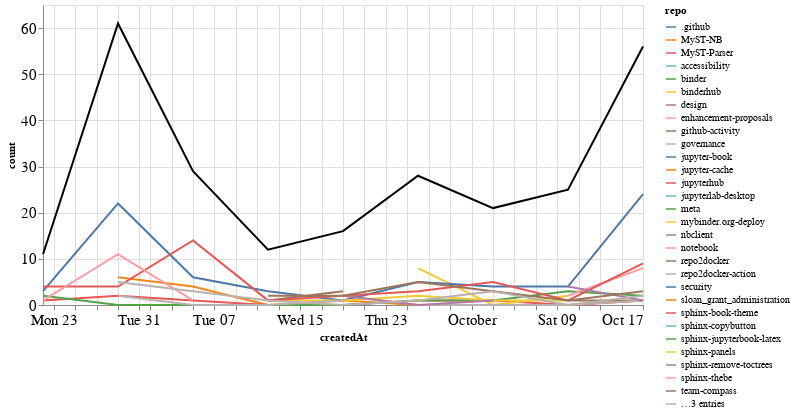

Notebook cell for this chart:
### Markdown cell above
### Comments

### Code cell
comments_time = comments.groupby('repo').resample('W', on='createdAt').count()['author'].reset_index()
comments_time = comments_time.rename(columns={'author': 'count'})
comments_time_total = comments_time.groupby('createdAt').agg({"count": "sum"}).reset_index()
ch1 = alt.Chart(comments_time, width=600).mark_line().encode(
    x='createdAt',
    y='count',
    color='repo',
    tooltip="repo"
)

ch2 = alt.Chart(comments_time_total, width=600).mark_line(color="black").encode(
    x='createdAt',
    y='count',
)

ch1 + ch2

### Figure 1 — Vega-Lite specification as saved in the notebook (floating-point values rounded to 4 significant figures)
{"config": {"axisLeft": {"labelFontSize": 15}, "axisBottom": {"labelFontSize": 15}}, "layer": [{"data": {"name": "data-c460d0684ac80115ee4526b6ebcefa9e"}, "mark": "line", "encoding": {"color": {"type": "nominal", "field": "repo"}, "tooltip": {"type": "nominal", "field": "repo"}, "x": {"type": "temporal", "field": "createdAt"}, "y": {"type": "quantitative", "field": "count"}}, "width": 600}, {"data": {"name": "data-245ae90ce539271278d4b07f6aca66b5"}, "mark": {"type": "line", "color": "black"}, "encoding": {"x": {"type": "temporal", "field": "createdAt"}, "y": {"type": "quantitative", "field": "count"}}, "width": 600}], "$schema": "https://vega.github.io/schema/vega-lite/v4.8.1.json", "datasets": {"data-c460d0684ac80115ee4526b6ebcefa9e": [{"repo": ".github", "createdAt": "2021-09-12T00:00:00", "count": 1}, {"repo": "MyST-NB", "createdAt": "2021-08-29T00:00:00", "count": 6}, {"repo": "MyST-NB", "createdAt": "2021-09-05T00:00:00", "count": 4}, {"repo": "MyST-NB", "createdAt": "2021-09-12T00:00:00", "count": 0}, {"repo": "MyST-NB", "createdAt": "2021-09-19T00:00:00", "count": 1}, {"repo": "MyST-NB", "createdAt": "2021-09-26T00:00:00", "count": 0}, {"repo": "MyST-NB", "createdAt": "2021-10-03T00:00:00", "count": 0}, {"repo": "MyST-NB", "createdAt": "2021-10-10T00:00:00", "count": 0}, {"repo": "MyST-NB", "createdAt": "2021-10-17T00:00:00", "count": 1}, {"repo": "MyST-Parser", "createdAt": "2021-08-22T00:00:00", "count": 1}, {"repo": "MyST-Parser", "createdAt": "2021-08-29T00:00:00", "count": 2}, {"repo": "MyST-Parser", "createdAt": "2021-09-05T00:00:00", "count": 1}, {"repo": "MyST-Parser", "createdAt": "2021-09-12T00:00:00", "count": 0}, {"repo": "MyST-Parser", "createdAt": "2021-09-19T00:00:00", "count": 0}, {"repo": "MyST-Parser", "createdAt": "2021-09-26T00:00:00", "count": 1}, {"repo": "MyST-Parser", "createdAt": "2021-10-03T00:00:00", "count": 1}, {"repo": "MyST-Parser", "createdAt": "2021-10-10T00:00:00", "count": 0}, {"repo": "MyST-Parser", "createdAt": "2021-10-17T00:00:00", "count": 1}, {"repo": "accessibility", "createdAt": "2021-08-29T00:00:00", "count": 2}, {"repo": "binder", "createdAt": "2021-09-19T00:00:00", "count": 1}, {"repo": "binderhub", "createdAt": "2021-09-26T00:00:00", "count": 8}, {"repo": "binderhub", "createdAt": "2021-10-03T00:00:00", "count": 0}, {"repo": "binderhub", "createdAt": "2021-10-10T00:00:00", "count": 2}, {"repo": "design", "createdAt": "2021-08-29T00:00:00", "count": 1}, {"repo": "enhancement-proposals", "createdAt": "2021-10-10T00:00:00", "count": 2}, {"repo": "github-activity", "createdAt": "2021-10-10T00:00:00", "count": 1}, {"repo": "github-activity", "createdAt": "2021-10-17T00:00:00", "count": 1}, {"repo": "governance", "createdAt": "2021-09-19T00:00:00", "count": 2}, {"repo": "governance", "createdAt": "2021-09-26T00:00:00", "count": 0}, {"repo": "governance", "createdAt": "2021-10-03T00:00:00", "count": 0}, {"repo": "governance", "createdAt": "2021-10-10T00:00:00", "count": 0}, {"repo": "governance", "createdAt": "2021-10-17T00:00:00", "count": 1}, {"repo": "jupyter-book", "createdAt": "2021-08-22T00:00:00", "count": 3}, {"repo": "jupyter-book", "createdAt": "2021-08-29T00:00:00", "count": 22}, {"repo": "jupyter-book", "createdAt": "2021-09-05T00:00:00", "count": 6}, {"repo": "jupyter-book", "createdAt": "2021-09-12T00:00:00", "count": 3}, {"repo": "jupyter-book", "createdAt": "2021-09-19T00:00:00", "count": 1}, {"repo": "jupyter-book", "createdAt": "2021-09-26T00:00:00", "count": 5}, {"repo": "jupyter-book", "createdAt": "2021-10-03T00:00:00", "count": 4}, {"repo": "jupyter-book", "createdAt": "2021-10-10T00:00:00", "count": 4}, {"repo": "jupyter-book", "createdAt": "2021-10-17T00:00:00", "count": 24}, {"repo": "jupyter-cache", "createdAt": "2021-08-29T00:00:00", "count": 1}, {"repo": "jupyterhub", "createdAt": "2021-08-29T00:00:00", "count": 4}, {"repo": "jupyterlab-desktop", "createdAt": "2021-09-26T00:00:00", "count": 1}, {"repo": "meta", "createdAt": "2021-08-22T00:00:00", "count": 2}, {"repo": "meta", "createdAt": "2021-08-29T00:00:00", "count": 0}, {"repo": "meta", "createdAt": "2021-09-05T00:00:00", "count": 0}, {"repo": "meta", "createdAt": "2021-09-12T00:00:00", "count": 0}, {"repo": "meta", "createdAt": "2021-09-19T00:00:00", "count": 0}, {"repo": "meta", "createdAt": "2021-09-26T00:00:00", "count": 1}, {"repo": "meta", "createdAt": "2021-10-03T00:00:00", "count": 1}, {"repo": "meta", "createdAt": "2021-10-10T00:00:00", "count": 3}, {"repo": "meta", "createdAt": "2021-10-17T00:00:00", "count": 2}, {"repo": "mybinder.org-deploy", "createdAt": "2021-09-12T00:00:00", "count": 1}, {"repo": "mybinder.org-deploy", "createdAt": "2021-09-19T00:00:00", "count": 1}, {"repo": "mybinder.org-deploy", "createdAt": "2021-09-26T00:00:00", "count": 2}, {"repo": "mybinder.org-deploy", "createdAt": "2021-10-03T00:00:00", "count": 1}, {"repo": "mybinder.org-deploy", "createdAt": "2021-10-10T00:00:00", "count": 1}, {"repo": "nbclient", "createdAt": "2021-09-19T00:00:00", "count": 2}, {"repo": "nbclient", "createdAt": "2021-09-26T00:00:00", "count": 0}, {"repo": "nbclient", "createdAt": "2021-10-03T00:00:00", "count": 1}, {"repo": "notebook", "createdAt": "2021-10-10T00:00:00", "count": 2}, {"repo": "notebook", "createdAt": "2021-10-17T00:00:00", "count": 8}, {"repo": "repo2docker", "createdAt": "2021-09-12T00:00:00", "count": 1}, {"repo": "repo2docker", "createdAt": "2021-09-19T00:00:00", "count": 3}, {"repo": "repo2docker-action", "createdAt": "2021-08-29T00:00:00", "count": 2}, {"repo": "repo2docker-action", "createdAt": "2021-09-05T00:00:00", "count": 0}, {"repo": "repo2docker-action", "createdAt": "2021-09-12T00:00:00", "count": 0}, {"repo": "repo2docker-action", "createdAt": "2021-09-19T00:00:00", "count": 1}, {"repo": "security", "createdAt": "2021-10-03T00:00:00", "count": 1}, {"repo": "sloan_grant_administration", "createdAt": "2021-10-10T00:00:00", "count": 4}, {"repo": "sphinx-book-theme", "createdAt": "2021-08-22T00:00:00", "count": 4}, {"repo": "sphinx-book-theme", "createdAt": "2021-08-29T00:00:00", "count": 4}, {"repo": "sphinx-book-theme", "createdAt": "2021-09-05T00:00:00", "count": 14}, {"repo": "sphinx-book-theme", "createdAt": "2021-09-12T00:00:00", "count": 1}, {"repo": "sphinx-book-theme", "createdAt": "2021-09-19T00:00:00", "count": 2}, {"repo": "sphinx-book-theme", "createdAt": "2021-09-26T00:00:00", "count": 3}, {"repo": "sphinx-book-theme", "createdAt": "2021-10-03T00:00:00", "count": 5}, {"repo": "sphinx-book-theme", "createdAt": "2021-10-10T00:00:00", "count": 1}, {"repo": "sphinx-book-theme", "createdAt": "2021-10-17T00:00:00", "count": 9}, {"repo": "sphinx-copybutton", "createdAt": "2021-10-17T00:00:00", "count": 3}, {"repo": "sphinx-jupyterbook-latex", "createdAt": "2021-10-03T00:00:00", "count": 1}, {"repo": "sphinx-panels", "createdAt": "2021-08-29T00:00:00", "count": 1}, {"repo": "sphinx-remove-toctrees", "createdAt": "2021-10-10T00:00:00", "count": 4}, {"repo": "sphinx-remove-toctrees", "createdAt": "2021-10-17T00:00:00", "count": 1}, {"repo": "sphinx-thebe", "createdAt": "2021-08-22T00:00:00", "count": 1}, {"repo": "sphinx-thebe", "createdAt": "2021-08-29T00:00:00", "count": 11}, {"repo": "sphinx-thebe", "createdAt": "2021-09-05T00:00:00", "count": 1}, {"repo": "team-compass", "createdAt": "2021-09-12T00:00:00", "count": 2}, {"repo": "team-compass", "createdAt": "2021-09-19T00:00:00", "count": 2}, {"repo": "team-compass", "createdAt": "2021-09-26T00:00:00", "count": 5}, {"repo": "team-compass", "createdAt": "2021-10-03T00:00:00", "count": 3}, {"repo": "team-compass", "createdAt": "2021-10-10T00:00:00", "count": 1}, {"repo": "team-compass", "createdAt": "2021-10-17T00:00:00", "count": 3}, {"repo": "thebe", "createdAt": "2021-08-29T00:00:00", "count": 5}, {"repo": "thebe", "createdAt": "2021-09-05T00:00:00", "count": 3}, {"repo": "thebe", "createdAt": "2021-09-12T00:00:00", "count": 1}, {"repo": "thebe", "createdAt": "2021-09-19T00:00:00", "count": 0}, {"repo": "thebe", "createdAt": "2021-09-26T00:00:00", "count": 1}, {"repo": "thebe", "createdAt": "2021-10-03T00:00:00", "count": 3}, {"repo": "thebe", "createdAt": "2021-10-10T00:00:00", "count": 0}, {"repo": "thebe", "createdAt": "2021-10-17T00:00:00", "count": 2}, {"repo": "voila", "createdAt": "2021-09-12T00:00:00", "count": 2}, {"repo": "web-compile", "createdAt": "2021-09-26T00:00:00", "count": 1}], "data-245ae90ce539271278d4b07f6aca66b5": [{"createdAt": "2021-08-22T00:00:00", "count": 11}, {"createdAt": "2021-08-29T00:00:00", "count": 61}, {"createdAt": "2021-09-05T00:00:00", "count": 29}, {"createdAt": "2021-09-12T00:00:00", "count": 12}, {"createdAt": "2021-09-19T00:00:00", "count": 16}, {"createdAt": "2021-09-26T00:00:00", "count": 28}, {"createdAt": "2021-10-03T00:00:00", "count": 21}, {"createdAt": "2021-10-10T00:00:00", "count": 25}, {"createdAt": "2021-10-17T00:00:00", "count": 56}]}}
